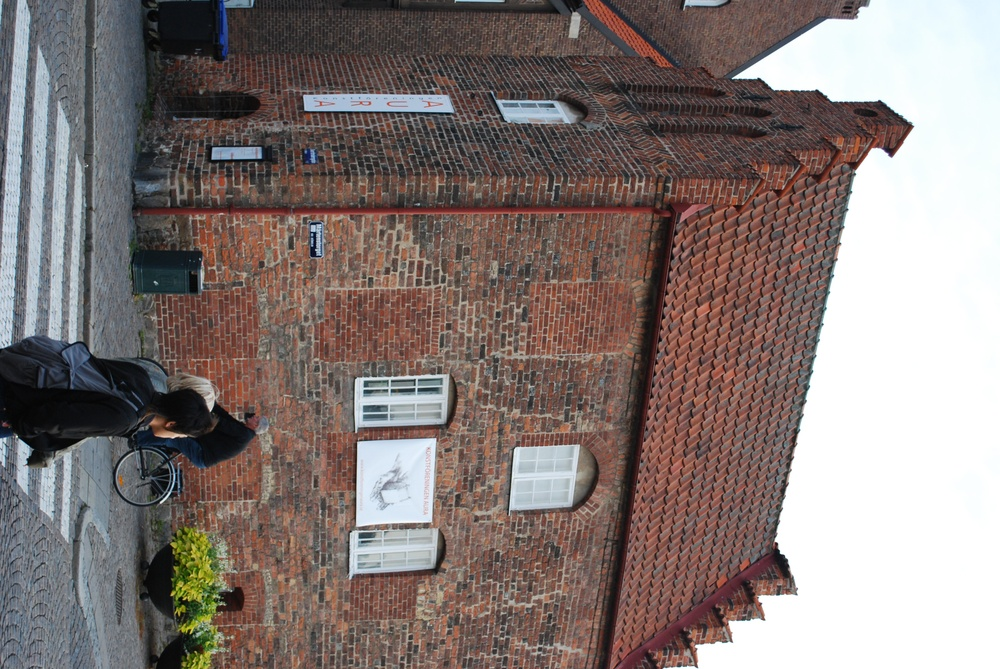
%> input picture assignment 4/scripts/house1.jpg, 1000 x 669 px, shrunk from 3872 x 2592 before the run
$ octave compEx1.m   (GNU Octave 9; MATLAB toolbox functions it lacks are replaced by stand-ins)
%> lines starting %> are read from the running program, lines starting %| are printed output that depends on the picture
### assignment 4/scripts/pflat.m
function y  = pflat(x)


lastElem = x( end ,:);

y = x ./ lastElem;


end

### assignment 4/scripts/compEx1.m
clear;
close all;
load('compEx1data.mat')
im1=imread('house1.jpg');
%> im1 is the input picture: size 669x1000x3 uint8; mean R, G, B 133.2, 121.6, 118.5
im2=imread('house2.jpg');
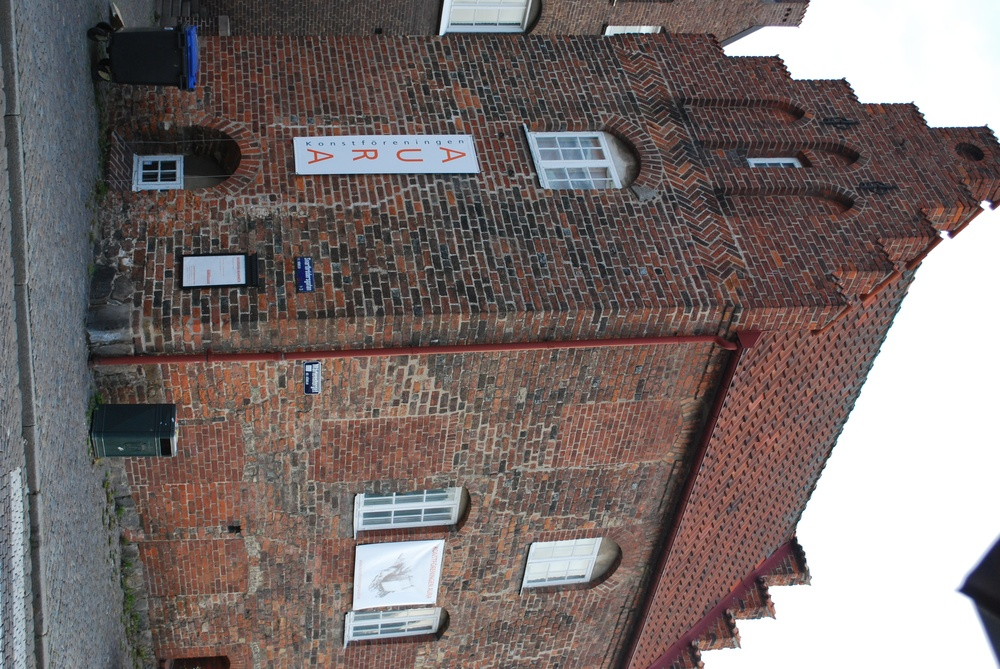
%> input picture assignment 4/scripts/house2.jpg, 1000 x 669 px, shrunk from 3872 x 2592 before the run
%> im2 is the input picture: size 669x1000x3 uint8; mean R, G, B 121.1, 111, 109.5
X = pflat(X);


 meanX=mean(X,2);
 Xtilde=(X-repmat(meanX,[1 size(X,2)]));
 M= Xtilde(1:3,:)*Xtilde(1:3,:)' ;


 [V,D]=eig(M);
 [~,minpos] = min(diag(D)); abc = V(:, minpos);


 d= -abc'*meanX(1:3);
 plane=[abc; d];
 plane = plane ./ norm(plane(1:3));
 RMS=sqrt(sum((plane'*X).^2)/size(X ,2))


best_inliers = [];
best_plane = [];


for i = 1:1000
    randind = randi(length(X),[3 1]);

    plane = null (X (: ,randind)');
    plane = plane ./ norm ( plane (1:3));
    inliers = abs ( plane'* X ) <= 0.1;
    if(sum(inliers) > sum(best_inliers))
        best_inliers = inliers;
        best_plane = plane;
    end


end
plane = best_plane;
inliers = best_inliers;
sum(inliers)


inlierX = X(:, inliers);

RMS = sqrt(sum((plane'*X).^2)/size(X ,2))
figure;
hist ( abs (plane'*inlierX),100);
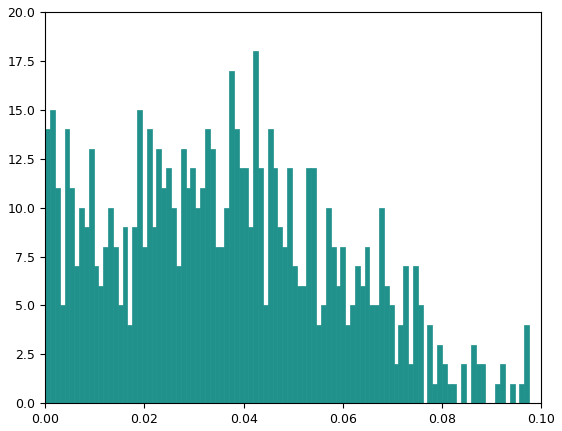
%> figure redrawn from the program's plot data; tallest bar 18 high, from x = 0.0419 to 0.0429


 %least square
meanP=mean(inlierX,2);
Xtilde=(inlierX-repmat(meanP,[1 size(inlierX,2)]));
M= Xtilde(1:3,:)*Xtilde(1:3,:)' ;

 [V,D]=eig(M);
 [~,minpos] = min(diag(D)); abc = V(:, minpos);
d= -abc'*meanP(1:3);
plane=[abc; d];
plane = plane ./ norm(plane(1:3));
rms=sqrt(sum((plane'*X).^2)/size(X ,2))

figure;
histogram(abs(plane'*inlierX),100)
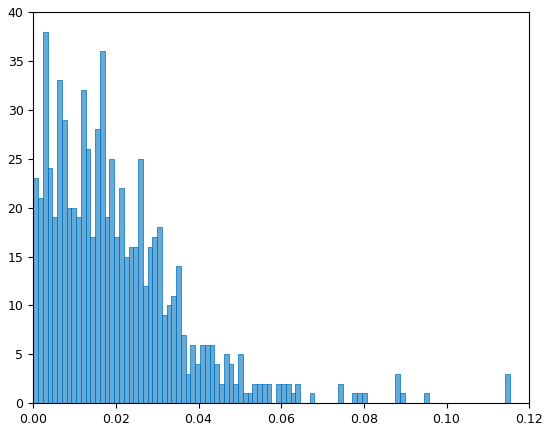
%> figure redrawn from the program's plot data; tallest bar 38 high, from x = 0.00232 to 0.00347


xproj1 = pflat(P{1}*inlierX);
xproj2 = pflat(P{2}*inlierX);


figure;
imshow(im1);

hold on;

plot(xproj1(1,:), xproj1(2,:), '*', 'Markersize', 8);
hold off;


figure;
imshow(im2);

hold on;
plot(xproj2(1,:), xproj2(2,:), '*', 'Markersize', 8);

hold off;


P1n = K\P{1};
P2n = K\P{2};


a = K\x;

pi = pflat(plane);
R = P2n(1:3,1:3);
t = P2n(:,4);

H = (R-t*pi(1:3)');

homography=pflat(H*a);

b = K * homography;


figure;
imshow(im1);
hold on
plot(x(1,:),x(2,:),'ro');


hold off
figure;
imshow(im2);
hold on
plot(b(1,:),b(2,:),'ro');
